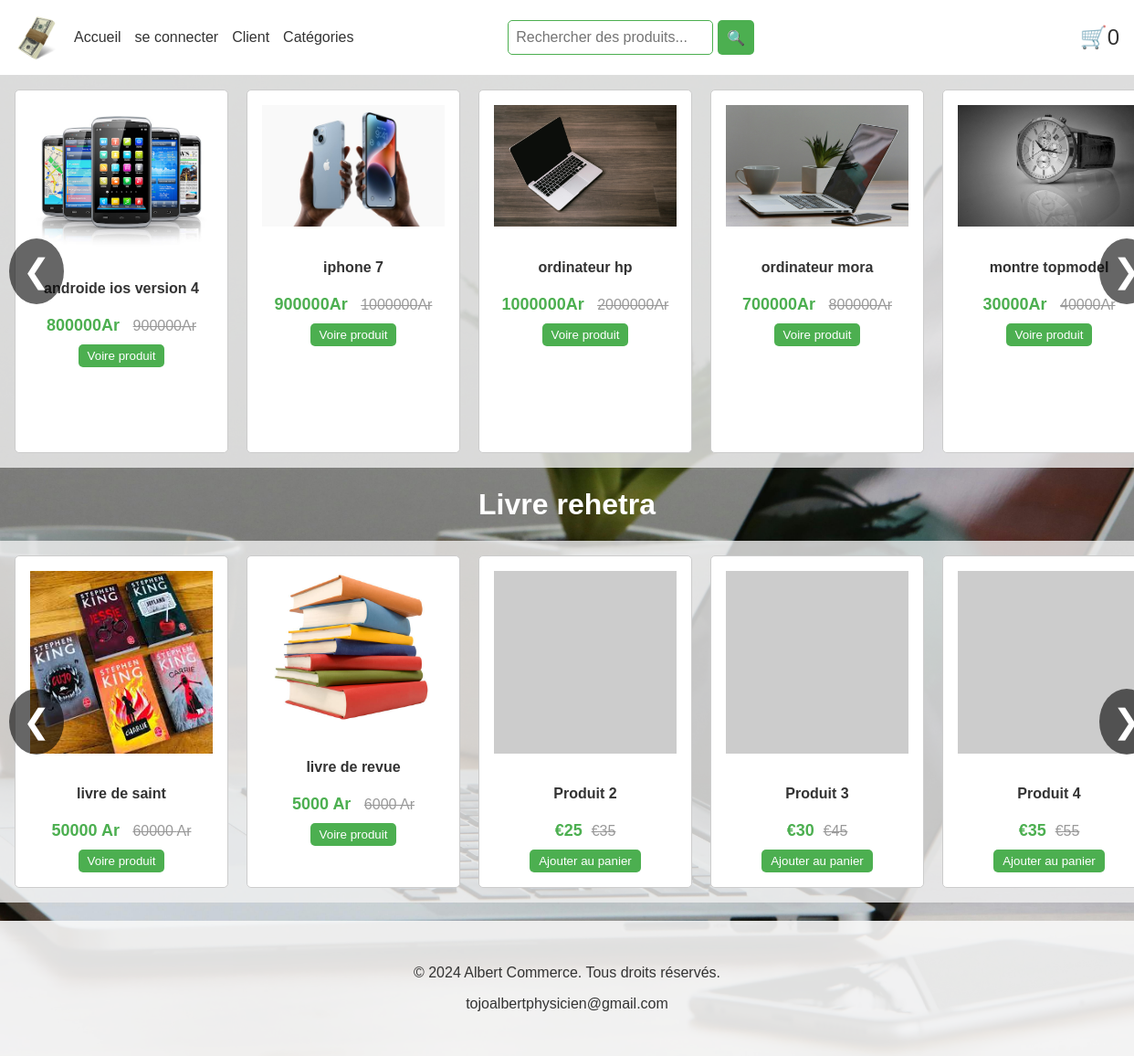
The page / on the database its author committed.
### store/models.py (models this page shows, shortened)
class Product(models.Model):
	name=models.CharField(max_length=100)
	price=models.DecimalField(default=0,decimal_places=0,max_digits=7)
	category=models.ForeignKey(Category,on_delete=models.CASCADE,default=1)
	description=models.CharField(max_length=250,default='',blank=True,null=True)
	image=models.ImageField(upload_to='uploads/product/')
	is_sale=models.BooleanField(default=False)
	sale_price=models.DecimalField(default=0,decimal_places=0,max_digits=7)

### store/views.py (the view)
# urls.py: path('',views.home,name="home"),
def home(request):
	products=Product.objects.all()
	return render(request,'home.html',{"products":products})

### cart/cart.py (called while the page is built)
	def __len__(self):
		return len(self.cart)

### cart/context_processors.py (called while the page is built)
def cart(request):
	return {'cart':Cart(request)}

### store/templates/home.html (shortened to what this page needs)
{% extends 'index.html' %}
{% block content %}
    <div class="carousel-container" id="carousel1">
        <div class="product-list" id="productList1">
            {% for product in products %}
            {% if product.is_sale %}
            <div class="product">
                <img src="{{product.image.url}}" alt="Produit 1">
                <h4>{{product.name}}</h4>
                <div>
                    <span class="price">{{product.sale_price}}Ar</span>
                    <span class="fake-price">{{product.price}}Ar</span>
                </div>
                <button class="add-to-cart-btn" data-url="{% url 'product_detail' product.id %}" onclick="window.location.href=this.getAttribute('data-url');">Voire produit</button>
            </div>
            {% endif %}
            {% endfor %}
        </div>
        <div class="carousel-buttons">
            <button onclick="moveCarousel(-1, 1)">❮</button>
            <button onclick="moveCarousel(1, 1)">❯</button>
        </div>
    </div>
    <center>
    <strong>
        <h1 style="color:white;" >Livre rehetra</h1>
    </strong>
    </center>
    <div class="carousel-container" id="carousel2">
        <div class="product-list" id="productList2">
            {% for product in products %}
                {% if product.category.name == "Book" %}
                    {% if product.is_sale %}
                    <div class="product"><img src="{{product.image.url}}" alt="Produit 1"><h4>{{product.name}}</h4>
                    <div>
                        <span class="price">{{product.sale_price}} Ar</span>
                        <span class="fake-price">{{product.price}} Ar</span>
                    </div>
                     <button class="add-to-cart-btn" data-url="{% url 'product_detail' product.id %}" onclick="window.location.href=this.getAttribute('data-url');">Voire produit</button>
                    </div>
                    {% endif %}
                {% endif %}
            {% endfor %}
            <div class="product"><img src="https://via.placeholder.com/150" alt="Produit 2"><h4>Produit 2</h4><div><span class="price">€25</span><span class="fake-price">€35</span></div><button class="add-to-cart-btn" onclick="addToCart()">Ajouter au panier</button></div>
            <div class="product"><img src="https://via.placeholder.com/150" alt="Produit 3"><h4>Produit 3</h4><div><span class="price">€30</span><span class="fake-price">€45</span></div><button class="add-to-cart-btn" onclick="addToCart()">Ajouter au panier</button></div>
            <div class="product"><img src="https://via.placeholder.com/150" alt="Produit 4"><h4>Produit 4</h4><div><span class="price">€35</span><span class="fake-price">€55</span></div><button class="add-to-cart-btn" onclick="addToCart()">Ajouter au panier</button></div>
        </div>
        <div class="carousel-buttons">
            <button onclick="moveCarousel(-1, 2)">❮</button>
            <button onclick="moveCarousel(1, 2)">❯</button>
        </div>
    </div>
{% endblock %}

### store/templates/index.html (shortened to what this page needs)
{% load static %}
<!DOCTYPE html>
<html lang="fr">
<head>
    <link href="{% static 'css/styles.css' %}" rel="stylesheet" />
</head>
<body>
    {% include 'navbar.html' %}
    <main>
    {% block content %}{% endblock %}
    </main>
    <footer>
        <p>&copy; 2024  Albert Commerce. Tous droits réservés.</p>
        <p>tojoalbertphysicien@gmail.com</p>
    </footer>
</body>
</html>

### store/templates/navbar.html (shortened to what this page needs)
{% load static %}
{% block content %}
    <div class="navbar">
        <div class="nav-left">
            <img src="{% static 'assets/money.ico' %}" alt="Logo" class="logo">
            <div class="nav-links">
                <a href="{% url 'home' %}">Accueil</a>
                {% if user.is_authenticated %}
                <a href="{% url 'disconnect' %}">se deconnecter</a>
                <a href="{% url 'update_user' %}"> Modifier votre profil </a>
                <a href="{% url 'update_info' %}"> Modifier info </a>
                {% if user.is_superuser %}
                <div class="dropdown">
                    <a href="#categories">Admin section</a>
                    <div class="dropdown-content">
                        <a href="{% url 'envoye_colis' %}">envoyé</a>
                        <a href="{% url 'non_envoye_colis' %}">non envoyé</a>
                    </div>
                </div>
                {% else %}
                {% endif %}
                {% else %}
                <a href="{% url 'login_user' %}">se connecter</a>
                <div class="dropdown">
                    <a href="#categories">Client</a>
                </div>
                {% endif %}
                <div class="dropdown">
                    <a href="#categories">Catégories</a>
                </div>
            </div>
        </div>
        <form method="POST" action="{% url 'search_product' %}" >
        <div class="search-bar">
            <input type="text" id="searchInput"  placeholder="Rechercher des produits..." name="searched" style="width:250px; height:20px;">
            <button type="submit">🔍</button>
        </div>
        </form>
        <div class="cart">
            <a href="{% url 'cart_summary' %}">
                🛒<span id="cart_quantity">{{cart|length}}</span>
            </a>
        </div>
    </div>
{% endblock %}

### static/css/styles.css (style rules this page uses)
body { font-family: Arial, sans-serif; margin: 0; padding: 0; background-image: url('laptop1.jpg'); background-size: cover; background-position: center; background-attachment: fixed; color: #333333; }
.navbar { display: flex; justify-content: space-between; align-items: center; padding: 1rem; background-color: #ffffff; color: #333333; }
.nav-left { display: flex; align-items: center; gap: 15px; }
.logo { width: 50px; height: 50px; border-radius: 50%; }
.nav-links { display: flex; gap: 15px; position: relative; }
.navbar a { color: #333333; text-decoration: none; }
.dropdown { position: relative; }
.search-bar { display: flex; justify-content: center; width: 40%; }
.search-bar input[type="text"] { width: 80%; padding: 8px; font-size: 16px; border-radius: 5px; border: 1px solid #4CAF50; }
.search-bar button { padding: 8px 10px; font-size: 16px; background-color: #4CAF50; color: #fff; border: none; border-radius: 5px; cursor: pointer; margin-left: 5px; }
.cart { font-size: 24px; cursor: pointer; }
.carousel-container { overflow: hidden; padding: 1rem; background-color: rgba(240, 240, 240, 0.8); position: relative; width: 100%; margin-bottom: 20px; }
.product-list { display: flex; transition: transform 0.5s ease-out; }
.product { border: 1px solid #cccccc; padding: 1rem; min-width: 200px; text-align: center; border-radius: 5px; background-color: #ffffff; color: #333333; margin-right: 20px; }
.product img { width: 100%; height: auto; margin-bottom: 10px; }
.product .price { color: #4CAF50; font-size: 18px; font-weight: bold; }
.product .fake-price { color: #999999; text-decoration: line-through; margin-left: 10px; }
.add-to-cart-btn { margin-top: 10px; padding: 5px 10px; background-color: #4CAF50; color: #fff; border: none; cursor: pointer; border-radius: 5px; }
.carousel-buttons { position: absolute; top: 50%; left: 0; right: 0; display: flex; justify-content: space-between; transform: translateY(-50%); padding: 0 10px; z-index: 1; }
.carousel-buttons button { background-color: rgba(0, 0, 0, 0.6); border: none; font-size: 36px; color: #fff; padding: 15px; cursor: pointer; border-radius: 50%; transition: background-color 0.3s; }
footer { background-color: rgba(248, 248, 248, 0.9); color: #333333; padding: 2rem 1rem; text-align: center; }

### rows shown on the page
Product: image (picture), name "androide ios version 4", sale_price "800000", price "900000"
Product: image (picture), name "iphone 7", sale_price "900000", price "1000000"
Product: image (picture), name "ordinateur hp", sale_price "1000000", price "2000000"
Product: image (picture), name "ordinateur mora", sale_price "700000", price "800000"
Product: image (picture), name "montre topmodel", sale_price "30000", price "40000"
Product: image (picture), name "livre de saint", sale_price "50000", price "60000"
Product: image (picture), name "livre de revue", sale_price "5000", price "6000"

### other values the page prints
{{ cart|length }} "0"
